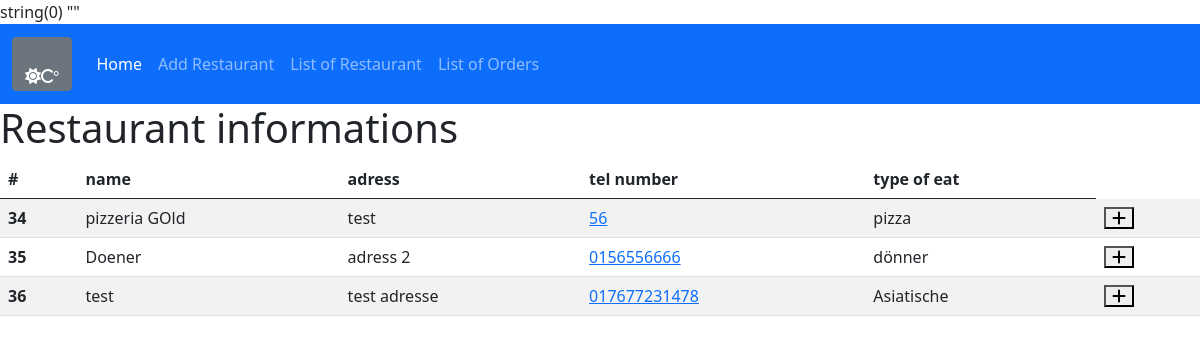
Page /restaurant.php on the committed database.
### tables this page shows
CREATE TABLE IF NOT EXISTS `restaurant` (
  `id` int(11) NOT NULL AUTO_INCREMENT,
  `name` varchar(50) NOT NULL DEFAULT '0',
  `adress` varchar(50) NOT NULL DEFAULT '0',
  `tel_number` varchar(50) NOT NULL DEFAULT '0',
  `type_eat_id` int(11) NOT NULL DEFAULT 0,
  PRIMARY KEY (`id`),
  KEY `type_eat_id` (`type_eat_id`),
  CONSTRAINT `FK1_eat` FOREIGN KEY (`type_eat_id`) REFERENCES `type_eat` (`id_eat`) ON DELETE NO ACTION ON UPDATE NO ACTION
);

CREATE TABLE IF NOT EXISTS `type_eat` (
  `id_eat` int(11) NOT NULL AUTO_INCREMENT,
  `name_eat` varchar(50) NOT NULL DEFAULT '',
  `image_url` varchar(50) DEFAULT NULL,
  PRIMARY KEY (`id_eat`) USING BTREE
);

### restaurant.php (the view, shortened to what this page needs)
<?php
require 'layout.php';
$db = new DB('it3');
if(!empty($_POST['check_list'])) {
    $str = implode (", ", $_POST['check_list']);
    $data = $db->query("
                        SELECT * FROM restaurant
                                LEFT JOIN type_eat
                                ON restaurant.type_eat_id = type_eat.id_eat
                                WHERE type_eat_id IN ({$str});
                        ;")->fetchAll();
}else {
    $data = $db->query("
                        SELECT * FROM restaurant
                                LEFT JOIN type_eat
                                ON restaurant.type_eat_id = type_eat.id_eat;
                        ")->fetchAll();
}
?>
<?php if(!empty($data)) : ?>
<h1> Restaurant informations </h1>
<table class="table table-striped">
    <thead>
    <tr>
        <th scope="col">#</th>
        <th scope="col">name</th>
        <th scope="col">adress</th>
        <th scope="col">tel number</th>
        <th scope="col">type of eat </th>
    </tr>
    </thead>
    <tbody>
        <?php foreach ($data as $row) : ?>
            <tr>
                    <th scope="row"><?= $row['id'] ?>  </th>
                    <td> <?= $row['name'] ?> </td>
                    <td> <?= $row['adress'] ?> </td>
                    <td>
                        <a href="tel: <?= $row['tel_number'] ?>" class="Blondie">
                            <?= $row['tel_number'] ?>
                        </a>
                    </td>
                    <td> <?= $row['name_eat'] ?> </td>
                    <td>
                        <a href="addOrder.php?id=<?= $row['id']?>" >
                            <button type="button">
                                <i class="fa fa-plus" aria-hidden="true"></i>
                            </button>
                        </a>
                    </td>
            </tr>
        <?php endforeach ?>
    </tbody>
</table>
<?php endif ?>

### rows in the picture
restaurant: id "34", name "pizzeria GOld", adress "test", tel_number "56", type_eat.name_eat "pizza"
restaurant: id "35", name "Doener", adress "adress 2", tel_number "0156556666", type_eat.name_eat "dönner"
restaurant: id "36", name "test", adress "test adresse", tel_number "017677231478", type_eat.name_eat "Asiatische"
